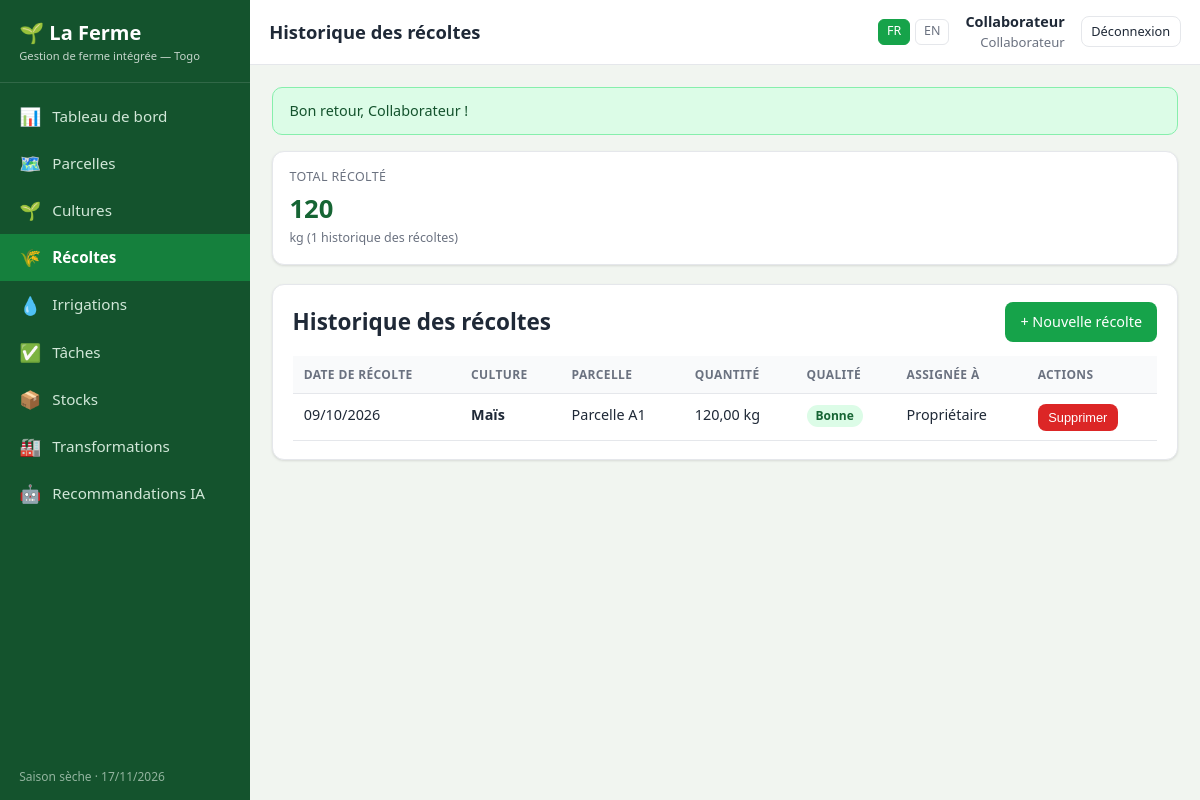
/recoltes.php (signed in), run on the app's committed database.
### tables this page shows
CREATE TABLE `users` (
  `id` int(11) NOT NULL,
  `nom` varchar(120) NOT NULL,
  `email` varchar(160) NOT NULL,
  `mot_de_passe` varchar(255) NOT NULL,
  `role` enum('proprietaire','collaborateur') NOT NULL DEFAULT 'collaborateur',
  `langue` enum('fr','en') NOT NULL DEFAULT 'fr',
  `actif` tinyint(1) NOT NULL DEFAULT 1,
  `created_at` datetime NOT NULL DEFAULT current_timestamp()
);

CREATE TABLE `recoltes` (
  `id` int(11) NOT NULL,
  `culture_id` int(11) NOT NULL,
  `parcelle_id` int(11) NOT NULL,
  `date_recolte` date NOT NULL,
  `quantite` decimal(10,2) NOT NULL,
  `unite` varchar(20) DEFAULT 'kg',
  `qualite` enum('bonne','moyenne','faible') NOT NULL DEFAULT 'bonne',
  `user_id` int(11) DEFAULT NULL,
  `created_at` datetime NOT NULL DEFAULT current_timestamp()
);

CREATE TABLE `cultures` (
  `id` int(11) NOT NULL,
  `parcelle_id` int(11) NOT NULL,
  `nom` varchar(120) NOT NULL,
  `variete` varchar(120) DEFAULT NULL,
  `date_semis` date NOT NULL,
  `stade` enum('semis','levee','croissance','floraison','maturation','recolte') NOT NULL DEFAULT 'semis',
  `date_recolte_prevue` date DEFAULT NULL,
  `quantite_semee` decimal(10,2) DEFAULT NULL,
  `unite` varchar(20) DEFAULT 'kg',
  `user_id` int(11) DEFAULT NULL,
  `created_at` datetime NOT NULL DEFAULT current_timestamp()
);

CREATE TABLE `parcelles` (
  `id` int(11) NOT NULL,
  `nom` varchar(120) NOT NULL,
  `zone` varchar(120) DEFAULT NULL,
  `superficie` decimal(6,2) NOT NULL DEFAULT 0.00,
  `statut` enum('libre','en_culture','repos') NOT NULL DEFAULT 'libre',
  `created_at` datetime NOT NULL DEFAULT current_timestamp()
);

### includes/functions.php (called while the page is built, shortened)
<?php
require_once __DIR__ . '/db.php';
function current_lang(): string
{
    return $_SESSION['lang'] ?? 'fr';
}
function lang_dict(): array
{
    static $dict = null;
    if ($dict === null) {
        $dict = require __DIR__ . '/../lang/' . current_lang() . '.php';
    }
    return $dict;
}
function t(string $key): string
{
    $dict = lang_dict();
    if (isset($dict[$key])) {
        return $dict[$key];
    }
    return ucfirst(str_replace('_', ' ', $key));
}
function te(string $prefix, $value): string
{
    return t($prefix . '_' . $value);
}
function e($value): string
{
    return htmlspecialchars((string)$value, ENT_QUOTES, 'UTF-8');
}
function get_flashes(): array
{
    $f = $_SESSION['flash'] ?? [];
    return $f;
}
function current_user(): ?array
{
    static $user = null;
    if ($user === null) {
        $user = fetch_one('SELECT * FROM users WHERE id = ? AND actif = 1', [$_SESSION['user_id']]);
    }
    return $user ?: null;
}
function is_logged_in(): bool
{
    return current_user() !== null;
}
function require_login(): void
{
    if (!is_logged_in()) {
        redirect('login.php');
    }
}
function lc(string $s): string
{
    return function_exists('mb_strtolower') ? mb_strtolower($s, 'UTF-8') : strtolower($s);
}
function fr_date(?string $date): string
{
    $ts = strtotime($date);
    return $ts ? date('d/m/Y', $ts) : '—';
}
function season_for_month(int $month): string
{
    return ($month >= 4 && $month <= 10) ? 'rainy' : 'dry';
}
function season_label(): string
{
    return t(season_for_month((int)date('n')) === 'rainy' ? 'season_rainy' : 'season_dry');
}

### includes/db.php (called while the page is built, shortened)
<?php
function db(): PDO
{
    static $pdo = null;
    if ($pdo instanceof PDO) {
        return $pdo;
    }
    $dsn = sprintf('mysql:host=%s;port=%s;dbname=%s;charset=utf8mb4', DB_HOST, DB_PORT, DB_NAME);
    try {
        $pdo = new PDO($dsn, DB_USER, DB_PASS, [
            PDO::ATTR_ERRMODE            => PDO::ERRMODE_EXCEPTION,
            PDO::ATTR_DEFAULT_FETCH_MODE => PDO::FETCH_ASSOC,
            PDO::ATTR_EMULATE_PREPARES   => false,
        ]);
    } catch (PDOException $e) {
        http_response_code(500);
        if (APP_DEBUG) {
            die('Connexion à la base de données impossible : ' . $e->getMessage()
                . '<br><br>Avez-vous exécuté <a href="' . BASE_URL . '/install.php">install.php</a> ?');
        }
        die('Erreur de connexion à la base de données.');
    }
    return $pdo;
}
function q(string $sql, array $params = []): PDOStatement
{
    $stmt = db()->prepare($sql);
    $stmt->execute($params);
    return $stmt;
}
function fetch_one(string $sql, array $params = []): ?array
{
    $row = q($sql, $params)->fetch();
    return $row === false ? null : $row;
}
function fetch_all(string $sql, array $params = []): array
{
    return q($sql, $params)->fetchAll();
}
function fetch_value(string $sql, array $params = [])
{
    $v = q($sql, $params)->fetchColumn();
    return $v === false ? null : $v;
}

### recoltes.php (the view, shortened to what this page needs)
<?php
require_once __DIR__ . '/includes/functions.php';
require_login();
$active     = 'recoltes';
$page_title = t('recoltes_title');
$cultures = fetch_all(
    'SELECT c.id, c.nom, c.unite, p.nom AS parcelle FROM cultures c JOIN parcelles p ON p.id = c.parcelle_id ORDER BY (c.stade = "recolte"), c.nom'
);
$recoltes = fetch_all(
    'SELECT r.*, c.nom AS culture, p.nom AS parcelle, u.nom AS auteur
     FROM recoltes r
     JOIN cultures c ON c.id = r.culture_id
     JOIN parcelles p ON p.id = r.parcelle_id
     LEFT JOIN users u ON u.id = r.user_id
     ORDER BY r.date_recolte DESC, r.id DESC'
);
$total = (float)fetch_value('SELECT COALESCE(SUM(quantite),0) FROM recoltes');
$showForm = ($_GET['action'] ?? '') === 'new';
$preselect = (int)($_GET['culture_id'] ?? 0);
require __DIR__ . '/includes/header.php';
?>
<?php if ($showForm): ?>
<div class="card">
    <h2><?= e(t('new_recolte')) ?></h2>
    <form method="post">
        <?= csrf_field() ?>
        <input type="hidden" name="action" value="create">
        <div class="form-grid">
            <div class="field">
                <label><?= e(t('culture_name')) ?> / <?= e(t('parcelle')) ?></label>
                <select name="culture_id" required>
                    <option value="">—</option>
                    <?php foreach ($cultures as $c): ?>
                        <option value="<?= (int)$c['id'] ?>" <?= $preselect === (int)$c['id'] ? 'selected' : '' ?>>
                            <?= e($c['nom'] . ' — ' . $c['parcelle']) ?>
                        </option>
                    <?php endforeach; ?>
                </select>
            </div>
            <div class="field">
                <label><?= e(t('date_recolte')) ?></label>
                <input type="date" name="date_recolte" required value="<?= e(date('Y-m-d')) ?>">
            </div>
            <div class="field">
                <label><?= e(t('quantite')) ?></label>
                <input type="number" step="0.01" min="0" name="quantite" required>
            </div>
            <div class="field">
                <label><?= e(t('unite')) ?></label>
                <input type="text" name="unite" value="kg">
            </div>
            <div class="field">
                <label><?= e(t('qualite')) ?></label>
                <select name="qualite">
                    <?php foreach (['bonne', 'moyenne', 'faible'] as $q): ?>
                        <option value="<?= $q ?>"><?= e(te('qualite', $q)) ?></option>
                    <?php endforeach; ?>
                </select>
            </div>
        </div>
        <div class="form-actions">
            <button class="btn btn-primary" type="submit"><?= e(t('save')) ?></button>
            <a class="btn btn-outline" href="<?= e(BASE_URL) ?>/recoltes.php"><?= e(t('cancel')) ?></a>
        </div>
    </form>
</div>
<?php else: ?>
<div class="kpi-grid">
    <div class="kpi">
        <div class="label"><?= e(t('total_recolte')) ?></div>
        <div class="value"><?= number_format($total, 0, ',', ' ') ?></div>
        <div class="sub">kg (<?= count($recoltes) ?> <?= e(lc(t('recoltes_title'))) ?>)</div>
    </div>
</div>
<div class="card">
    <div class="card-head">
        <h2><?= e(t('recoltes_title')) ?></h2>
        <a class="btn btn-primary" href="<?= e(BASE_URL) ?>/recoltes.php?action=new">+ <?= e(t('new_recolte')) ?></a>
    </div>
    <?php if (!$recoltes): ?>
        <p class="empty"><?= e(t('no_records')) ?></p>
    <?php else: ?>
        <div class="table-wrap">
            <table class="tbl">
                <thead>
                    <tr>
                        <th><?= e(t('date_recolte')) ?></th>
                        <th><?= e(t('culture_name')) ?></th>
                        <th><?= e(t('parcelle')) ?></th>
                        <th class="right"><?= e(t('quantite')) ?></th>
                        <th><?= e(t('qualite')) ?></th>
                        <th><?= e(t('assigne_a')) ?></th>
                        <th class="right"><?= e(t('actions')) ?></th>
                    </tr>
                </thead>
                <tbody>
                <?php foreach ($recoltes as $r): ?>
                    <tr>
                        <td><?= e(fr_date($r['date_recolte'])) ?></td>
                        <td><strong><?= e($r['culture']) ?></strong></td>
                        <td><?= e($r['parcelle']) ?></td>
                        <td class="right"><?= number_format((float)$r['quantite'], 2, ',', ' ') ?> <?= e($r['unite']) ?></td>
                        <td><span class="badge badge-<?= $r['qualite'] === 'bonne' ? 'green' : ($r['qualite'] === 'moyenne' ? 'amber' : 'red') ?>"><?= e(te('qualite', $r['qualite'])) ?></span></td>
                        <td><?= e($r['auteur'] ?: '—') ?></td>
                        <td class="right">
                            <form method="post" class="inline-form" data-confirm="<?= e(t('confirm_delete')) ?>">
                                <button class="btn btn-sm btn-danger" type="submit"><?= e(t('delete')) ?></button>
                            </form>
                        </td>
                    </tr>
                <?php endforeach; ?>
                </tbody>
            </table>
        </div>
    <?php endif; ?>
</div>
<?php endif; ?>
<?php require __DIR__ . '/includes/footer.php'; ?>

### includes/header.php (shortened to what this page needs)
<?php
require_once __DIR__ . '/functions.php';
$__u        = current_user();
$active     = $active ?? '';
$page_title = $page_title ?? t('nav_dashboard');
$__lang     = current_lang();
$__self     = basename($_SERVER['SCRIPT_NAME'] ?? 'index.php');
$__nav = [
    ['index.php',           '📊', t('nav_dashboard')],
    ['parcelles.php',       '🗺️', t('nav_parcelles')],
    ['cultures.php',        '🌱', t('nav_cultures')],
    ['recoltes.php',        '🌾', t('nav_recoltes')],
    ['irrigations.php',     '💧', t('nav_irrigations')],
    ['taches.php',          '✅', t('nav_taches')],
    ['stocks.php',          '📦', t('nav_stocks')],
    ['transformations.php', '🏭', t('nav_transformations')],
];
$__nav[] = ['recommandations.php', '🤖', t('nav_recommandations')];
?>
<!DOCTYPE html>
<html lang="<?= e($__lang) ?>">
<head>
    <link rel="stylesheet" href="<?= e(BASE_URL) ?>/assets/css/style.css">
</head>
<body>
<div class="app">
    <aside class="sidebar">
        <div class="brand">🌱 <?= e(APP_NAME) ?><small><?= e(t('tagline')) ?></small></div>
        <nav>
            <?php foreach ($__nav as $item): ?>
                <a href="<?= e(BASE_URL . '/' . $item[0]) ?>" class="<?= $active === basename($item[0], '.php') ? 'active' : '' ?>">
                    <span class="ico"><?= $item[1] ?></span><?= e($item[2]) ?>
                </a>
            <?php endforeach; ?>
        </nav>
        <div class="side-foot"><?= e(season_label()) ?> · <?= date('d/m/Y') ?></div>
    </aside>
    <div class="main">
        <header class="topbar">
            <h1><?= e($page_title) ?></h1>
            <div class="lang-switch">
                <?php foreach (LANGS as $code => $label):
                    $__q = $_GET;
                    $__q['lang'] = $code; ?>
                    <a href="<?= e($__self . '?' . http_build_query($__q)) ?>" class="<?= $__lang === $code ? 'active' : '' ?>"><?= e(strtoupper($code)) ?></a>
                <?php endforeach; ?>
            </div>
            <div class="who">
                <?php if ($__u): ?>
                    <strong><?= e($__u['nom']) ?></strong>
                    <?= e(te('role', $__u['role'])) ?>
                <?php endif; ?>
            </div>
            <a class="btn btn-outline btn-sm" href="<?= e(BASE_URL) ?>/logout.php"><?= e(t('nav_logout')) ?></a>
        </header>
        <main class="content">
            <?php foreach (get_flashes() as $fl): ?>
                <div class="alert alert-<?= $fl['type'] === 'error' ? 'error' : ($fl['type'] === 'warn' ? 'warn' : 'success') ?>">
                    <?= e($fl['message']) ?>
                </div>
            <?php endforeach; ?>

### data on the page
users: nom "Collaborateur", role "Collaborateur"
recoltes: date_recolte "09/10/2026", culture.nom "Maïs", parcelle.nom "Parcelle A1", quantite "120,00", unite "kg", qualite "Bonne", user.nom "Propriétaire"

### other printed values
APP_NAME "La Ferme"
t('tagline') "Gestion de ferme intégrée — Togo"
$item[1] "📊"
$item[2] "Tableau de bord"
$item[1] "🗺️"
$item[2] "Parcelles"
$item[1] "🌱"
$item[2] "Cultures"
$item[1] "🌾"
$item[2] "Récoltes"
$item[1] "💧"
$item[2] "Irrigations"
$item[1] "✅"
$item[2] "Tâches"
$item[1] "📦"
